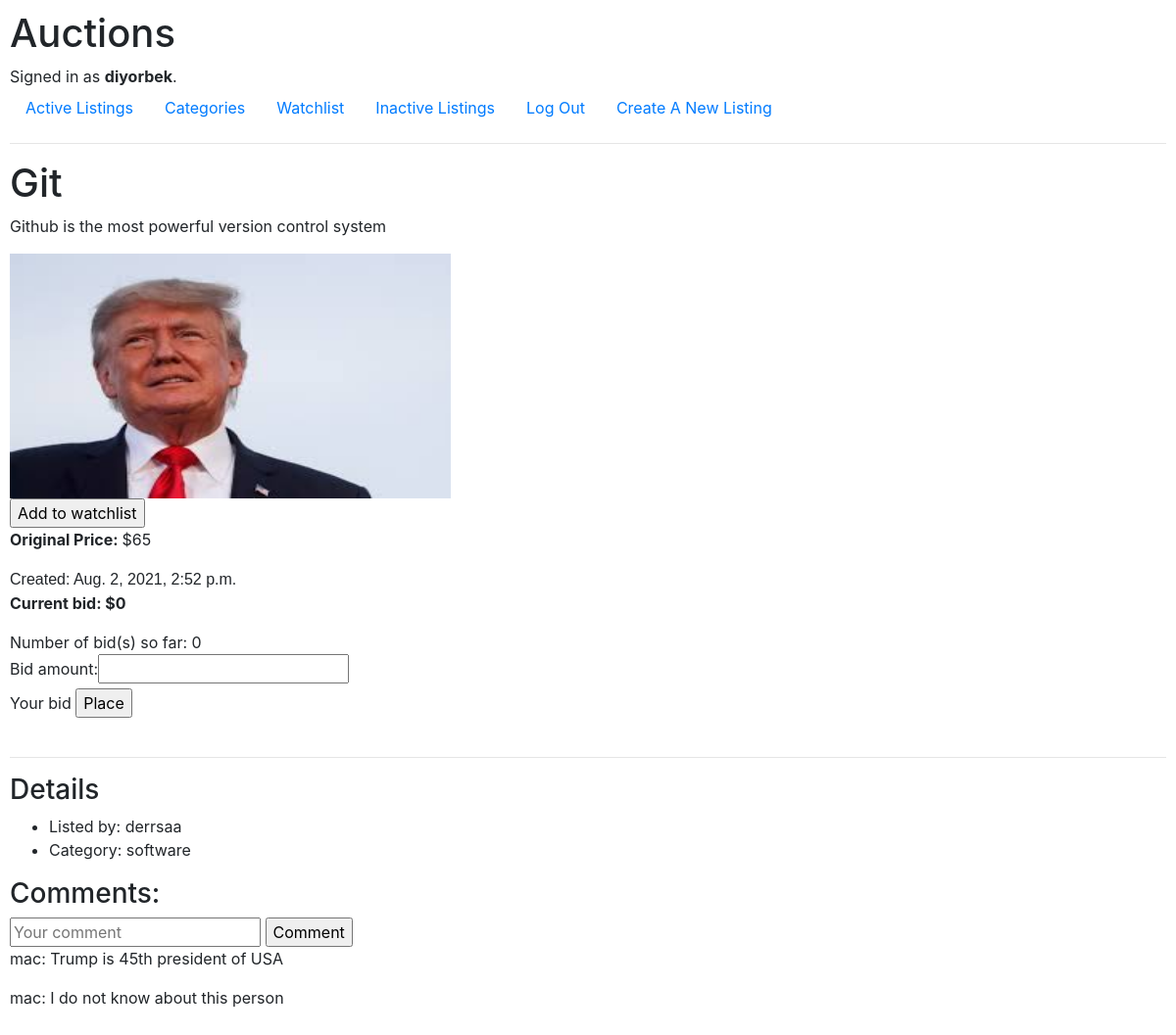
/listings/5 (signed in), run on the app's committed database.
### auctions/models.py (models this page shows, shortened)
class User(AbstractUser):
    watchlist = models.ManyToManyField("Listing", related_name="watchlisters")

class Listing(models.Model):
    title = models.CharField(max_length=50)
    description = models.TextField()
    price = models.IntegerField()
    image = models.ImageField(upload_to='listing/')
    category = models.CharField(max_length=50, blank=True, null=True)
    created = models.DateTimeField(auto_now_add=True)
    closed = models.DateTimeField(blank=True, null=True)
    number_of_bids = models.IntegerField(default=0)
    is_active = models.BooleanField(default=True)
    winner = models.CharField(max_length=50, blank=True, null=True)
    owner = models.ForeignKey(User, on_delete=models.CASCADE)

class Comment(models.Model):
    owner = models.ForeignKey(User, on_delete=models.CASCADE)
    listing_id = models.ForeignKey(Listing, on_delete=models.CASCADE)
    text = models.TextField()

### auctions/views.py (the view, shortened to what this page needs)
# urls.py: path("listings/<int:id>", views.listing_detail, name='listing-detail'),
@login_required
def listing_detail(request, id):
    comments = Comment.objects.filter(listing_id=id)
    try:
        listing = Listing.objects.get(id=id)
        current_bid = Bid.objects.filter(listing_id=listing)
    except Listing.DoesNotExist:
        raise ValueError("Listing was not found.")
    try:
        current_bid = current_bid[len(current_bid)-1]
    except:
        current_bid = 0
    context = {
        "listing": listing,
        "form": BidForm(),
        "current_bid": current_bid,
        "comments": comments
    }
    return render(request, "auctions/listing_detail.html", context)

### auctions/forms.py
class BidForm(forms.Form):
    bid_amount = forms.IntegerField(help_text="Your bid")

### auctions/templates/auctions/listing_detail.html (shortened to what this page needs)
{% extends 'auctions/layout.html' %}
{% block body %}
<div>
    <h1 style="text-align: left;" >{{listing.title}}</h1>
    <p>{{listing.description}}</p>
    <img src="../media/{{listing.image.name}}" alt="{{listing.title}}" style="width:450px;height:250px; text-align: center;">
    {% if not listing.is_active %}
        <p><b>Original Price: </b>${{listing.price}}</p>
        <p1 style="font-family: Verdana, Geneva, Tahoma, sans-serif;">Created: {{listing.created}}</p1><br>
        <p1 style="font-family: Verdana, Geneva, Tahoma, sans-serif;">Ended: {{listing.closed}}</p1>
        <p><b>Current bid: ${{current_bid}}</b></p>
        <p1>Number of bid(s) : {{listing.number_of_bids}}</p1><br>
        <h3>Details</h3>
        <ul>
            <li>Listed by: {{listing.owner}}</li>
            <li>Category: {{listing.category}}</li>
            <li>Winner: {{listing.winner}}</li>
        </ul>
    {% else %}
        {% if listing not in request.user.watchlist.all %}
            <form action="{% url 'auctions:watchlist' %}" method="POST">
                <input type="submit" value="Add to watchlist"/>
            </form>
        {% endif %}
        <p><b>Original Price: </b>${{listing.price}}</p>
        <p1 style="font-family: Verdana, Geneva, Tahoma, sans-serif;">Created: {{listing.created}}</p1>
        <p><b>Current bid: ${{current_bid}}</b></p>
        <p1>Number of bid(s) so far: {{listing.number_of_bids}}</p1><br>
        <form action="" method="POST">
            {{form}}
            <input type="submit" value="Place">
        </form>
        </div><br><hr>
        <h3>Details</h3>
            <ul>
                <li>Listed by: {{listing.owner}}</li>
                <li>Category: {{listing.category}}</li>
            </ul>
    {% endif %}
    <h3>Comments:</h3>
    <form action="{% url 'auctions:comment'%}" method="POST">
        <input type="text" name="comment" placeholder="Your comment">
        <input type="submit" value="Comment">
    </form>
    {% for comment in comments %}
        <p>{{comment.owner}}: {{comment.text}}</p>
    {% empty %}
    <h3>No comments yet</h3>
    {% endfor %}
{% endblock %}

### auctions/templates/auctions/layout.html (shortened to what this page needs)
{% load static %}
<!DOCTYPE html>
<html lang="en">
    <head>
        <link rel="stylesheet" href="https://stackpath.bootstrapcdn.com/bootstrap/4.4.1/css/bootstrap.min.css">
        <link href="{% static 'auctions/styles.css' %}" rel="stylesheet">
    </head>
    <body>
        <h1>Auctions</h1>
        <div>
            {% if user.is_authenticated %}
                Signed in as <strong>{{ user.username }}</strong>.
            {% else %}
                Not signed in.
            {% endif %}
        </div>
        <ul class="nav">
            <li class="nav-item">
                <a class="nav-link" href="{% url 'auctions:index' %}">Active Listings</a>
            </li>
            <li class="nav-item">
                <a class="nav-link" href="{% url 'auctions:categories' %}">Categories</a>
            </li>
            <li class="nav-item">
                <a class="nav-link" href="{% url 'auctions:watchlist' %}">Watchlist</a>
            </li>
            <li class="nav-item">
                <a class="nav-link" href="{% url 'auctions:inactive' %}">Inactive Listings</a>
            </li>
            {% if user.is_authenticated %}
                <li class="nav-item">
                    <a class="nav-link" href="{% url 'auctions:logout' %}">Log Out</a>
                </li>
                <li class="nav-item">
                    <a class="nav-link" href="{% url 'auctions:create-listing' %}">Create A New Listing</a>
                </li>
            {% endif %}
        </ul>
        <hr>
        {% block body %}
        {% endblock %}
    </body>
</html>

### auctions/static/auctions/styles.css (style rules this page uses)
body { padding: 10px; }

### data on the page
User: username "diyorbek"
Listing: title "Git", description "Github is the most powerful version control system", image.name (picture), price "65", created "Aug. 2, 2021, 2:52 p.m.", number_of_bids "0", owner "derrsaa", category "software"
Comment: owner "mac", text "Trump is 45th president of USA"
Comment: owner "mac", text "I do not know about this person"

### other printed values
{{ current_bid }} "0"
